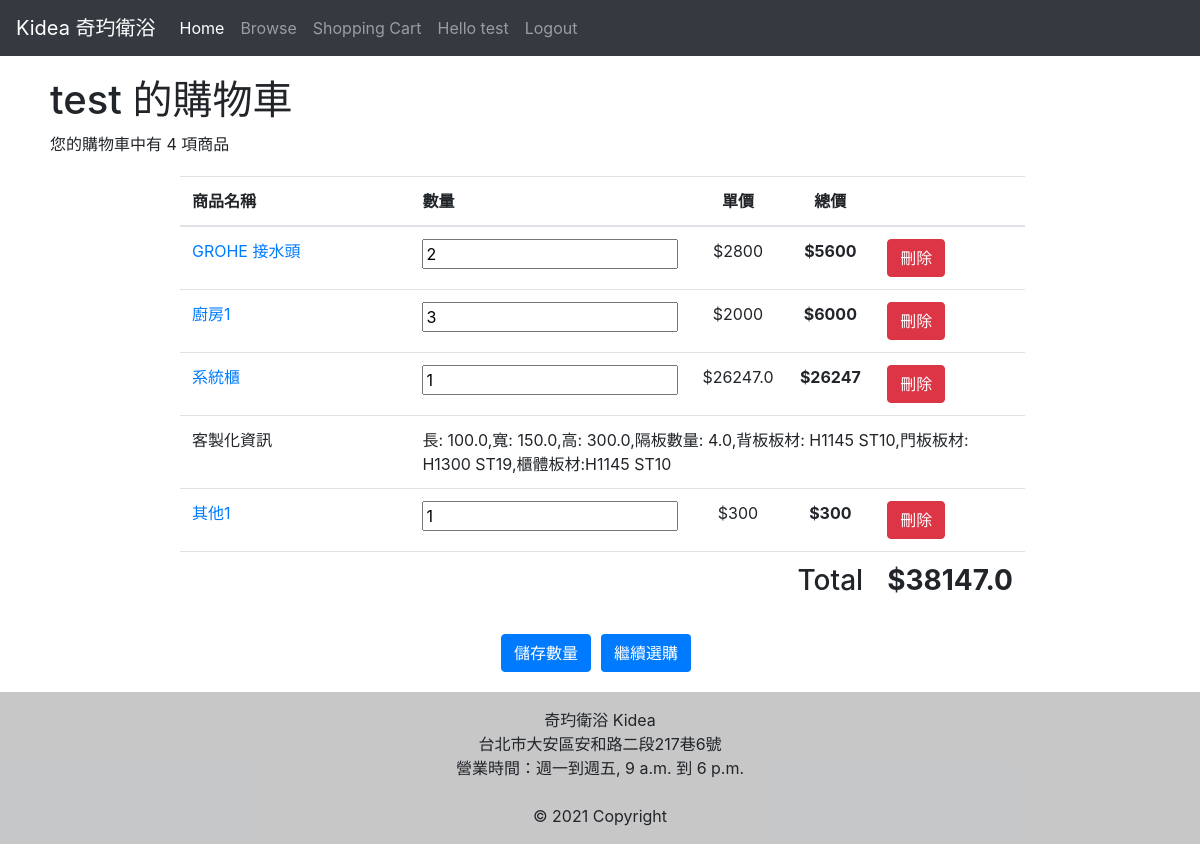
Screenshot of /shopping_cart/1/ (signed in) with the database file from the repository.
### accounts/models.py (models this page shows, shortened)
class Member(AbstractUser):
	username = models.CharField(max_length=200, unique=True, help_text = '請輸入英文，也可以加上數字與符號。')
	name = models.CharField(max_length=100, null=True)
	address = models.CharField(max_length=200, null=True)
	cellphone = models.CharField(max_length=20, null=True)
	email = models.EmailField(max_length=254, null=True)
	password = models.CharField(max_length=20, null=True)
	password2 = models.CharField(max_length=20, null=True)
	is_superuser = models.BooleanField(default=False, null=True)
	date_created = models.DateTimeField(auto_now_add=True)
	shoppingCart = models.ManyToManyField('Product', through='ShoppingCart', blank=True)
	USERNAME_FIELD = 'username'
	REQUIRED_FIELDS = ['email']
	objects = CustomUserManager()
	REQUIRED_FIELDS = ['name', 'address', 'cellphone', 'email', 'password', 'password2']
	def get_user_url(self):
		return reverse("shopping_cart", args=[str(self.id)])

class ShoppingCart(models.Model):
	member = models.ForeignKey('Member', on_delete=models.CASCADE)
	product = models.ForeignKey('Product', on_delete=models.CASCADE, blank=True)
	amount = models.IntegerField()
	price = models.FloatField(null=True)
	is_customized = models.BooleanField(default=False, null=True)
	customization = models.CharField(max_length=200, null=True, blank=True, help_text = '寬, 深, 高, 隔板數量, 背板板材, 門板板材, 櫃體板材')

class Product(models.Model):
	TAG = (
		('衛浴', '衛浴'),
		('廚房', '廚房'),
		('系統櫃', '系統櫃'),
		('其他', '其他'),
		)
	name = models.CharField(max_length=200, null=True)
	price = models.CharField(max_length=200, null= True)
	description = models.CharField(max_length=500, null=True)
	date_created = models.DateTimeField(auto_now_add=True)
	tag = models.CharField(max_length=200, null=True, choices=TAG)
	slug = models.SlugField(null=True)
	def get_absolute_url(self):
		return reverse("singleproduct", args=[str(self.id)])

### accounts/views.py (the view)
# urls.py: path('shopping_cart/<int:id>/', views.shopping_cart, name='shopping_cart'),
@login_required(login_url="/accounts/login")
def shopping_cart(request, id):
	cart = ShoppingCart.objects.filter(member=id)
	total = 0
	for i in cart:
		if not i.is_customized:
			total += i.amount * float(i.product.price)
		else:
			total += i.amount * float(i.price)
	return render(request, 'shopping_cart/index.html', {'cart': cart, 'total_price': total })

### accounts/templates/shopping_cart/index.html (shortened to what this page needs)
{% extends 'accounts/main.html' %}
{% load static %}
{% load bootstrap3 %}
{% block content %}
{% if request.user.is_authenticated %}
<div class="panel panel-default title-row">
    <h1>{{ request.user.username }} 的購物車</h1>
    <div class="panel-heading">
        {% with total_items=cart|length %}
        {% if total_items > 0 %}
        您的購物車中有 {{total_items}} 項商品
        {% else %}
        您的購物車是空的
        {% endif %}
        {% endwith %}
    </div>
</div>
<form action="{% url 'updateAmount' %}" method="POST">
    <div class="row table-row">
        <div class="col-sm-12 col-md-10 col-md-offset-1">
            <table class="table table-hover">
                <thead>
                    {% if cart|length > 0 %}
                    <tr>
                        <th>商品名稱</th>
                        <th>數量</th>
                        <th class="text-center">單價</th>
                        <th class="text-center">總價</th>
                        <th> </th>
                    </tr>
                </thead>
                <tbody>
                    {% for item in cart %}
                    <tr>
                        <td class="col-sm-6 col-md-4">
                            <a href="{{item.product.get_absolute_url}}">{{ item.product.name }}</a>
                        </td>
                        <td class="col-sm-3 col-md-3" style="text-align: center">
                            <input type="number" id="productAmount" name="{{item.id}}" value="{{item.amount}}">
                        </td>
                        {%if item.is_customized %}
                        <td class="col-sm-1 col-md-1 text-center">${{ item.price }}</td>
                        <td class="col-sm-1 col-md-1 text-center">
                            <strong>${% widthratio item.amount 1 item.price %}</strong>
                        </td>
                        {%else%}
                        <td class="col-sm-1 col-md-1 text-center">${{ item.product.price }}</td>
                        <td class="col-sm-1 col-md-1 text-center">
                            <strong>${% widthratio item.amount 1 item.product.price %}</strong>
                        </td>
                        {%endif%}
                        <td class="col-sm-1 col-md-1">
                            <form action="{% url 'deleteCart' %}" method="POST">
                                <button class="btn btn-danger" type="submit">刪除</button>
                            </form>
                        </td>
                    </tr>
                    {%if item.is_customized%}
                    <tr>
                        <td>客製化資訊</td>
                        <td colspan="4">{{item.customization}}</td>
                    </tr>
                    {%endif%}
                    {% endfor %}
                    <tr>
                        <td> </td>
                        <td> </td>
                        <td> </td>
                        <td>
                            <h3>Total</h3>
                        </td>
                        <td class="text-right">
                            <h3><strong>${{ total_price }}</strong></h3>
                        </td>
                    </tr>
                    {% endif %}
                </tbody>
            </table>
        </div>
    </div>
    <div class="row but-row">
        <button class="btn btn-primary goshopping" type="submit">儲存數量</button>
        <div class="navbar-nav" class="goshopping">
            <a class="but" href="{% url 'browse' %}">繼續選購<span class="sr-only">(current)</span></a>
        </div>
    </div>
</form>
{% else %}
<h1>請先登入！</h1>
{% endif %}
{% endblock %}

### accounts/templates/accounts/navbar.html (shortened to what this page needs)
{% load static %}
<nav class="navbar navbar-expand-lg navbar-dark bg-dark">
  <a class="navbar-brand" href="{% url 'home' %}">Kidea 奇玓衛浴</a>
  <div class="collapse navbar-collapse" id="navbarNavAltMarkup">
    <div class="navbar-nav">
      <a class="nav-item nav-link active" href="{% url 'home' %}">Home <span class="sr-only">(current)</span></a>
      <a class="nav-item nav-link" href="{% url 'browse' %}">Browse</a>
      <ul class="nav navbar-nav navbar-right nav-ul">
        {% if request.user.is_authenticated %}
        <li><a class="nav-item nav-link" href="{{request.user.get_user_url}}">Shopping Cart</a></li>
        {% endif %}
        <ul class="nav navbar-nav navbar-right">
          {% if request.user.is_authenticated %}
          <li><a href="#" class="nav-item nav-link">
              Hello {{ request.user.username }}</a>
          </li>
          <li><a href="{% url 'logout' %}" class="nav-item nav-link">
              Logout</a></li>
          {% else %}
          <li><a href="{% url 'login' %}" class="nav-item nav-link"><span class="glyphicon glyphicon-log-in"></span>
              Login/Register</a></li>
          {% endif %}
        </ul>
    </div>
  </div>
</nav>

### accounts/templates/accounts/navbar.html (style rules this page uses)
.nav-ul { width: 450px; }

### accounts/templates/shopping_cart/index.html (style rules this page uses)
.but { color: #fff; background-color: #007bff; border-color: #007bff; text-align: center; vertical-align: middle; border: 1px solid transparent; padding: .375rem .75rem; font-size: 1rem; line-height: 1.5; border-radius: .25rem; margin-left: 10px; }
.but-row { padding-left: 43%; margin-bottom: 20px; }
.table-row { padding-left: 15%; }
.title-row { margin-top: 20px; margin-bottom: 20px; margin-left: 50px; }

### rows the page displays
Member: user.username "test"
ShoppingCart: product.name "GROHE 接水頭", amount "2", product.price "2800", amount+product "5600"
ShoppingCart: product.name "廚房1", id "3", product.price "2000", amount+product "6000"
ShoppingCart: product.name "系統櫃", amount "1", price "26247.0", amount+price "26247", customization "長: 100.0,寬: 150.0,高: 300.0,隔板數量: 4.0,背板板材: H1145 ST10,門板板材: H1300 ST19,櫃體板材:H1145 ST10"
ShoppingCart: product.name "其他1", amount "1", product.price "300", amount+product "300"

### other values shown
{{ total_items }} "4"
{{ total_price }} "38147.0"
